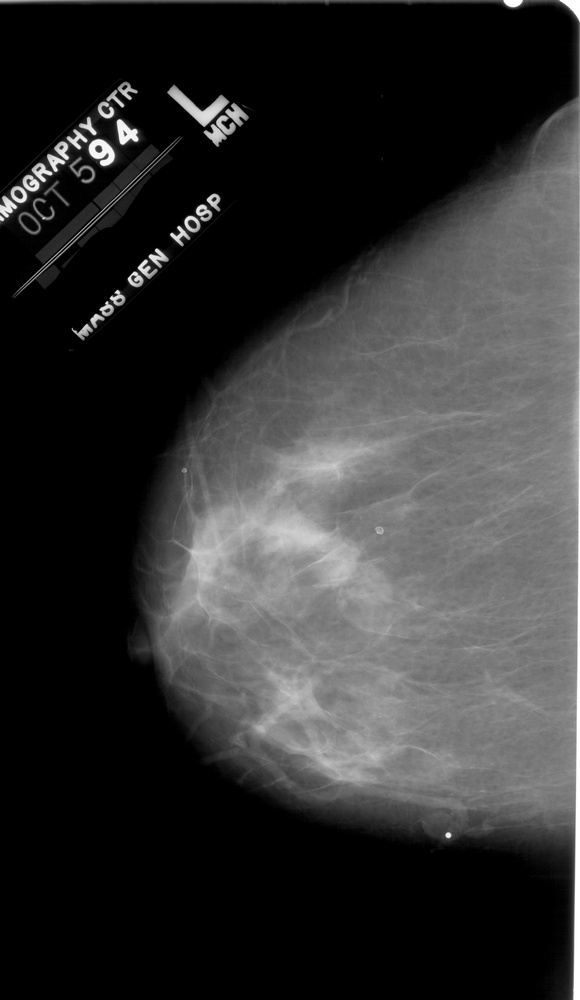
#> input picture images/1-126.jpg, 580 x 1000 px, shrunk from 3826 x 6601 before the run, found by its file name
$ jupyter execute contrast_and_brightness.ipynb
#> lines starting #> are read from the running program, lines starting #| are printed output that depends on the picture
[cell 1]
import cv2
import numpy as np
import matplotlib.pyplot as plt

### Contrast and Brightness

[cell 2]
# read the input image
image = cv2.imread('./1-126.jpg')
#> image is the input picture: shape (1000, 580, 3); min 0, max 255, mean 50.3

# define the alpha and beta
alpha = 1.1 # Contrast control
beta = 5 # Brightness control

# call convertScaleAbs function
adjusted = cv2.convertScaleAbs(image, alpha=alpha, beta=beta)
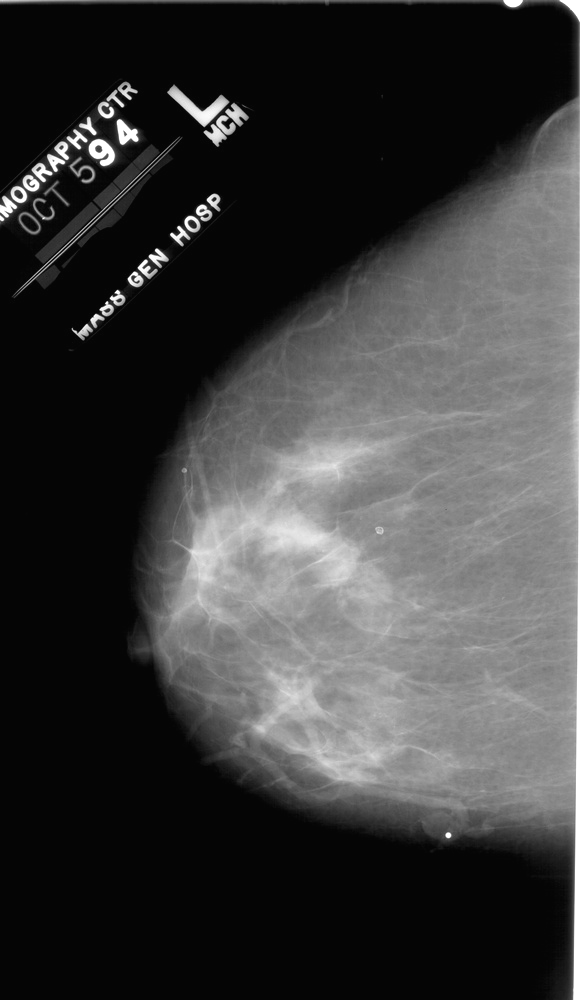
#> adjusted: shape (1000, 580, 3); min 5, max 255, mean 60.2

# Imposta la figura per mostrare le immagini affiancate
plt.figure(figsize=(10, 5))

# Mostra l'immagine originale
plt.subplot(1, 2, 1)
plt.imshow(image)
plt.title('Immagine Original')
plt.axis('off')

# Mostra l'immagine originale
plt.subplot(1, 2, 2)
plt.imshow(adjusted)
plt.title('Immagine with contrast and brightness')
plt.axis('off')
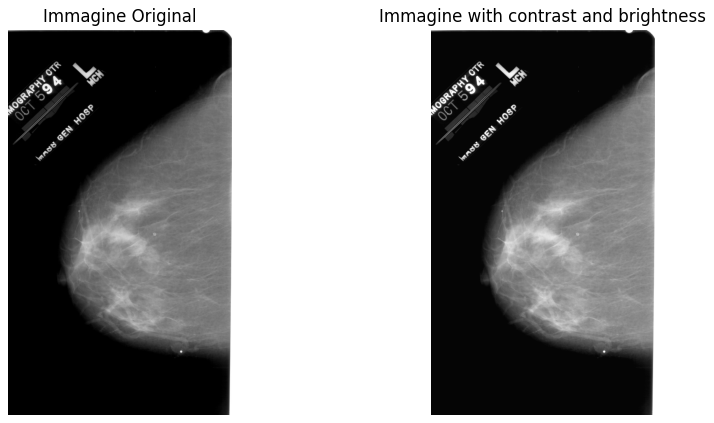
#> figure drawn by matplotlib, 2 panels

$ run again, with images/scimmia.jpg copied over images/1-126.jpg
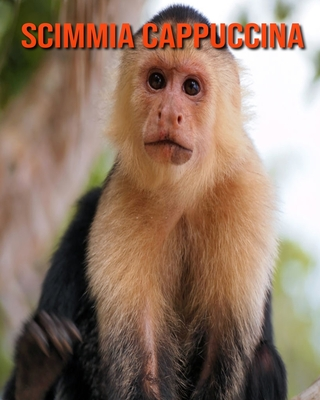
#> input picture images/scimmia.jpg, 320 x 400 px, found by its file name
#> image is the input picture: shape (400, 320, 3); mean B, G, R 102.6, 120.1, 145.4
#> `adjusted = cv2.convertScaleAbs(image, alpha=alpha, beta=beta)`:
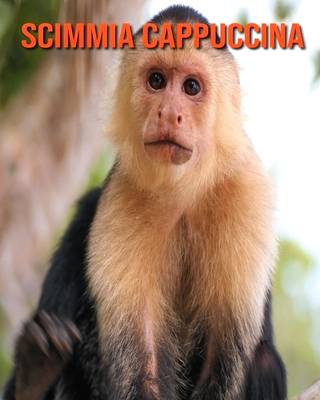
#> adjusted: shape (400, 320, 3); mean B, G, R 115.1, 134.7, 162.4
#> `[cell 2] # read the input image image = cv2.imread('./1-126.jpg')  # d..`:
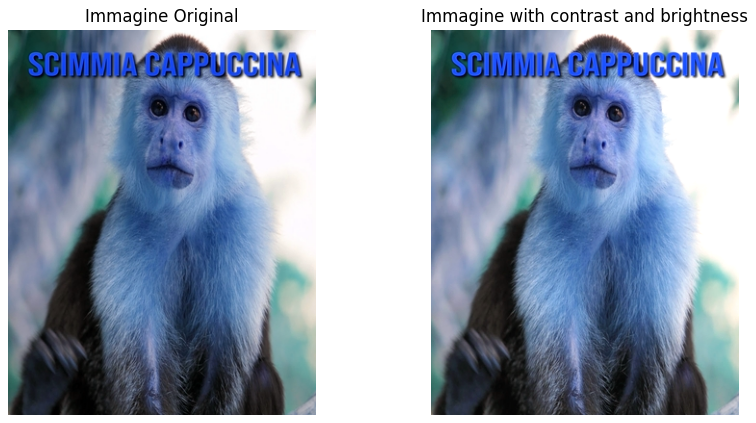
#> figure drawn by matplotlib, 2 panels; B, G, R data is drawn as R, G, B
